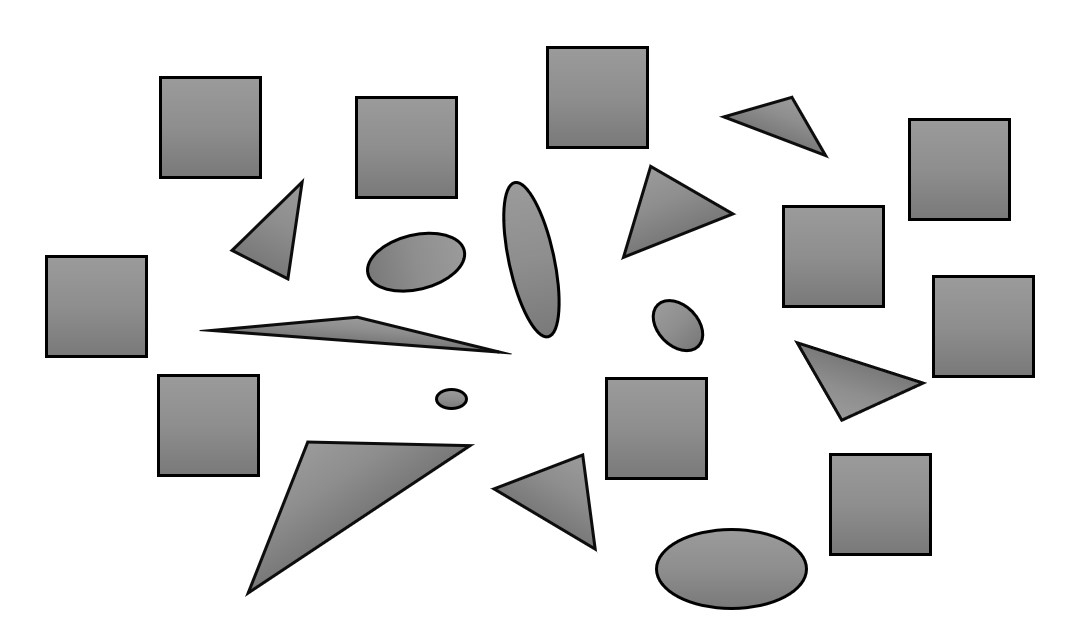
//> input picture opencv test/pictures/多轮廓.jpg, 1090 x 642 px
$ ./2   (built with g++ and OpenCV 4)
//> lines starting //> are read from the running program, lines starting //| are printed output that depends on the picture; after the words box and inside, x2 and y2 are one past the last pixel; in counts of white or black regions, pixels touching at a corner belong together
#include <opencv2/opencv.hpp>
#include <iostream>

using namespace std;
using namespace cv;

int main(int argc, char* argv[]) {
    Mat img = imread("C:/Users/19398/Desktop/pictures/多轮廓.jpg");
//> img is the input picture: 642 rows x 1090 cols, CV_8UC3; min 0, max 255, mean 222.7
    if (img.empty()) {
        cout << "could not load image...." << endl;
        return -1;
    }

    // [9 lines of commented-out code are left out]

    Mat gray,binary,contour = Mat::zeros(img.size(),img.type());

    cvtColor(img, gray, COLOR_BGR2GRAY);
    threshold(gray, binary, 52, 255, THRESH_BINARY_INV);
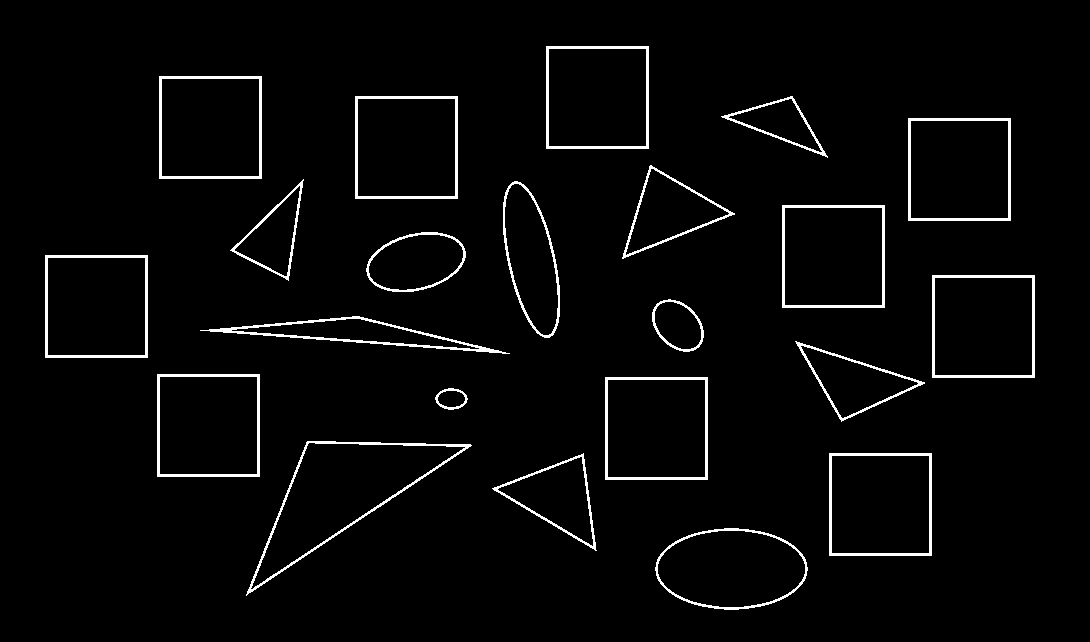
//> binary: 642 rows x 1090 cols, CV_8UC1; 3.1% white; 22 white regions
    //imshow("黑白图片", binary);

    double Total_Area = 0, Total_Length = 0,Total_Number = 0;
    vector<vector<Point>> contours;
    vector<Point> approx;
    vector<Vec4i> hierarchy;
    findContours(binary, contours, hierarchy, RETR_EXTERNAL, CHAIN_APPROX_NONE);
//> contours = 22 contours; largest, box (x1, y1, x2, y2) and area: (246, 441, 472, 596) 12786, (829, 453, 932, 556) 10404, (605, 377, 708, 480) 10404, (157, 374, 260, 477) 10404, (932, 275, 1035, 378) 10404
    for (int i = 0; i < contours.size(); ++i) {
        String text1("Area:"), text2("Length:"),text3("Number:");
        approxPolyDP(contours[i], approx, 0.01 * arcLength(contours[i], true), true);
        if (approx.size() == 4) {
            text1 += to_string((int)contourArea(approx));
            text2 += to_string((int)arcLength(approx,true));
            text3 += to_string((int)(++Total_Number));
            drawContours(img, contours, i, Scalar(0, 0, 255), 2, LINE_AA, hierarchy);
            putText(img, text3, Point(approx[0].x + 2, approx[0].y + 19), FONT_HERSHEY_COMPLEX_SMALL, 1.2, Scalar(108, 96, 244), 1, LINE_AA);
            putText(img, text1, Point(approx[0].x + 2, approx[0].y + 50), FONT_HERSHEY_COMPLEX_SMALL, 1.2, Scalar(108, 96, 244), 1, LINE_AA);
            putText(img, text2, Point(approx[0].x + 2, approx[0].y + 81), FONT_HERSHEY_COMPLEX_SMALL, 1.2, Scalar(108, 96, 244), 1, LINE_AA);
            Total_Area += contourArea(approx);
            Total_Length += arcLength(approx, true);
        }
    }
//> this loop made 22 passes
//> (text3, Total_Area, Total_Length) on passes 2, 6, 7, 11, 12, 14, 18, 20, 21, 22: ("Number:1", 10404, 408), ("Number:2", 20808, 816), ("Number:3", 31212, 1224), ("Number:4", 41616, 1632), ("Number:5", 52020, 2040), ("Number:6", 62424, 2448), ("Number:7", 72828, 2856), ("Number:8", 83232, 3264), ("Number:9", 93636, 3672), ("Number:10", 104040, 4080)
//> approx on passes 3, 4, 8, 9, 16, 17: 3 Points (x, y): [492, 488], [596, 550], [583, 453], 3 Points (x, y): [471, 445], [307, 441], [246, 595], 3 Points (x, y): [795, 341], [841, 421], [924, 383], 3 Points (x, y): [200, 330], [509, 353], [359, 316], 3 Points (x, y): [303, 179], [230, 250], [288, 280], 3 Points (x, y): [622, 258], [734, 213], [650, 165]
//> pass 2, `putText(img, text3, Point(approx[0].x + 2, approx[0].y + 19), FONT_HER..`:
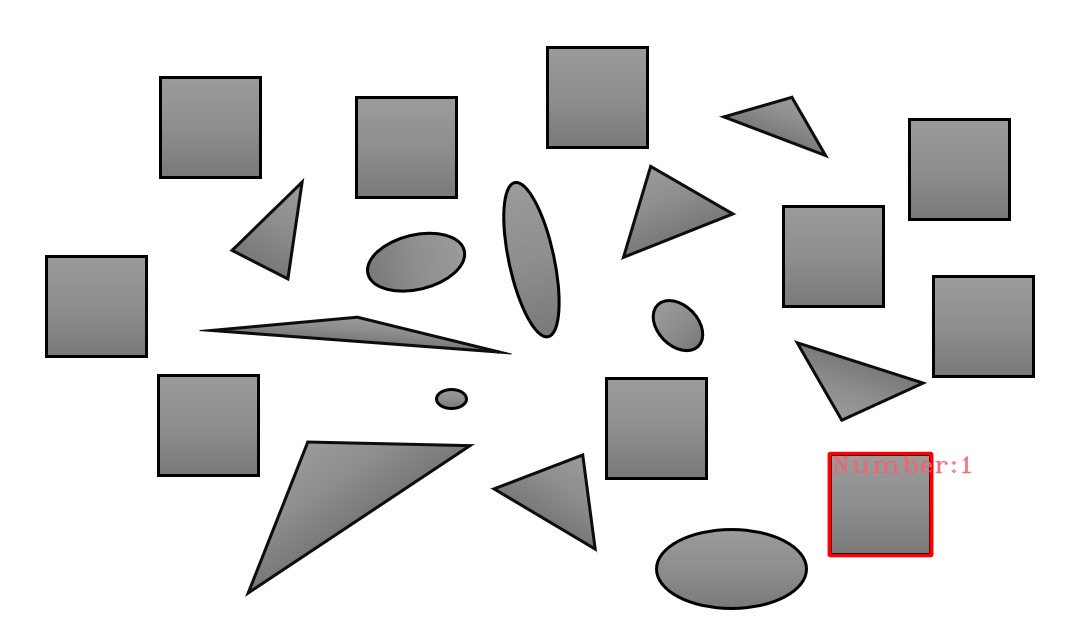
//> img: 642 rows x 1090 cols, CV_8UC3; 0.44% of pixels changed, all inside (x1, y1, x2, y2) = (827, 451, 972, 558)
//> pass 2, `putText(img, text1, Point(approx[0].x + 2, approx[0].y + 50), FONT_HER..`:
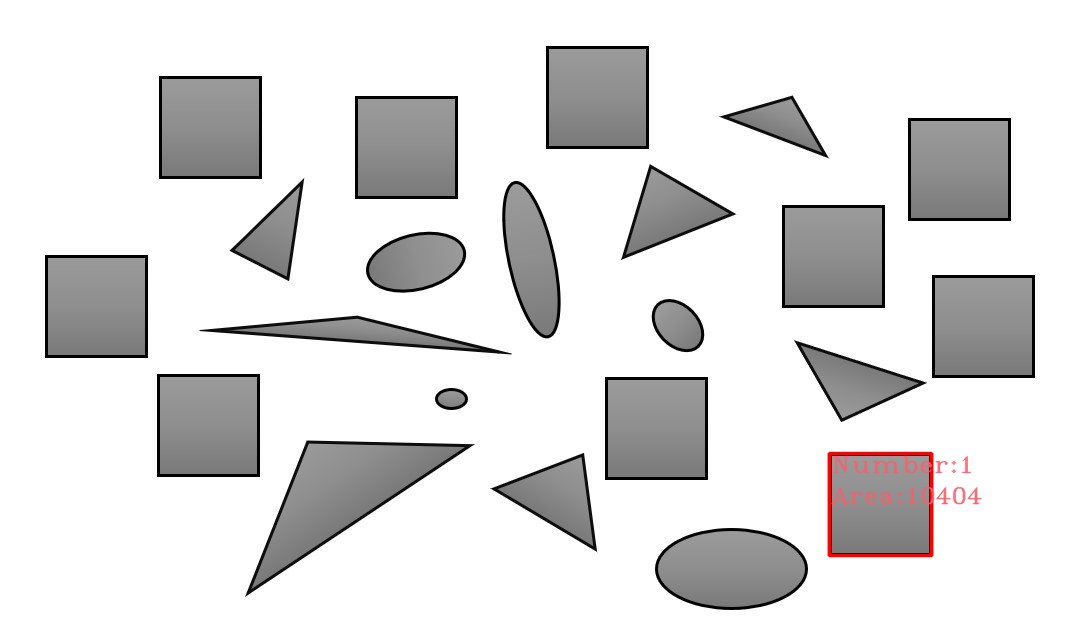
//> img: 642 rows x 1090 cols, CV_8UC3; 0.18% of pixels changed, all inside (x1, y1, x2, y2) = (831, 486, 982, 505)
//> pass 2, `putText(img, text2, Point(approx[0].x + 2, approx[0].y + 81), FONT_HER..`:
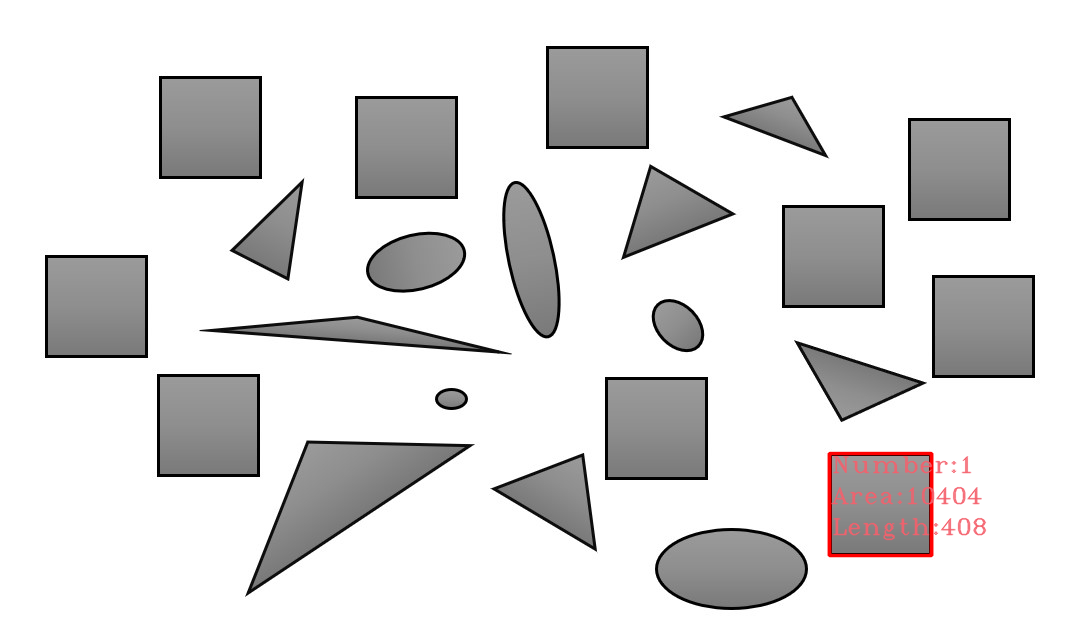
//> img: 642 rows x 1090 cols, CV_8UC3; 0.19% of pixels changed, all inside (x1, y1, x2, y2) = (833, 517, 987, 541)
//> after the loop:
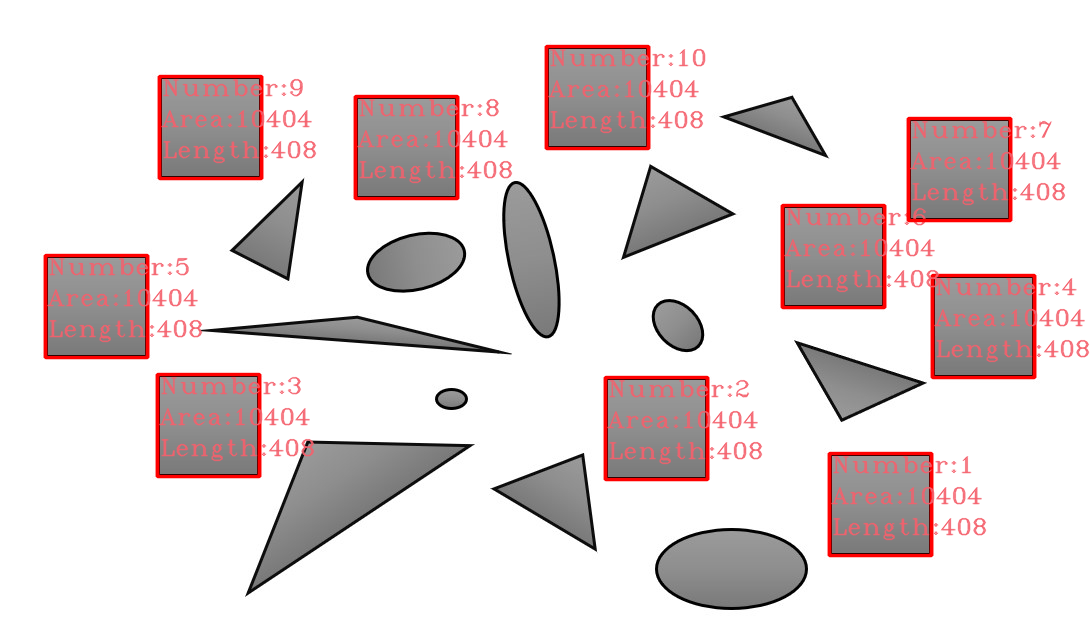
//> img: 642 rows x 1090 cols, CV_8UC3; 7.21% of pixels changed, all inside (x1, y1, x2, y2) = (43, 44, 1090, 482)
//> after the loop, Total_Number = 10; Total_Area = 104040; Total_Length = 4080
    imshow("正方形", img);
    cout << endl << endl << endl << endl << endl << endl <<
        "Total Area of Squares = " << Total_Area << endl <<
        "Total Length of Squares = " << Total_Length << endl <<
        "Total Number = " << Total_Number << endl;
//| Total Area of Squares = 104040
//| Total Length of Squares = 4080
//| Total Number = 10

    waitKey(0);
    destroyAllWindows();
    return 0;
}
